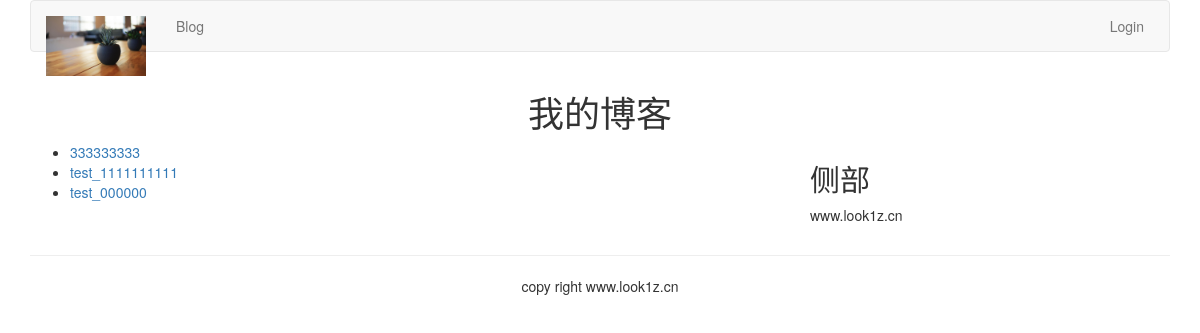
Screenshot of /blog/ with the database file from the repository.
### blog/models.py (models this page shows, shortened)
class BlogArticles(models.Model):
    title = models.CharField(max_length=300)
    author = models.ForeignKey(User, related_name="blog_posts")
    body = models.TextField()
    publish = models.DateTimeField(default=timezone.now)
    class Meta:
        ordering = ("-publish",)

### blog/views.py (the view)
def blog_title(request):
    blogs = BlogArticles.objects.all()
    return render(request, "blog/titles.html", {"blogs": blogs})

### templates/blog/titles.html (shortened to what this page needs)
{% extends "base.html" %}
{% block content %}
<div class="row text-center vertical-middle-sm">
    <h1>我的博客</h1>
</div>
<div class="row">
    <div class="col-xs-12 col-md-8">
    <ul>
    {% for blog in blogs %}
        <li><a href="{{ blog.id }}">{{ blog.title }}</a></li>
    {% endfor %}
    </ul>
    </div>
    <div class="col-xs-6 col-md-4">
        <h2>侧部</h2>
        <p>www.look1z.cn</p>
    </div>
</div>
{% endblock %}

### rows the page displays
BlogArticles: title "333333333"
BlogArticles: title "test_1111111111"
BlogArticles: title "test_000000"
